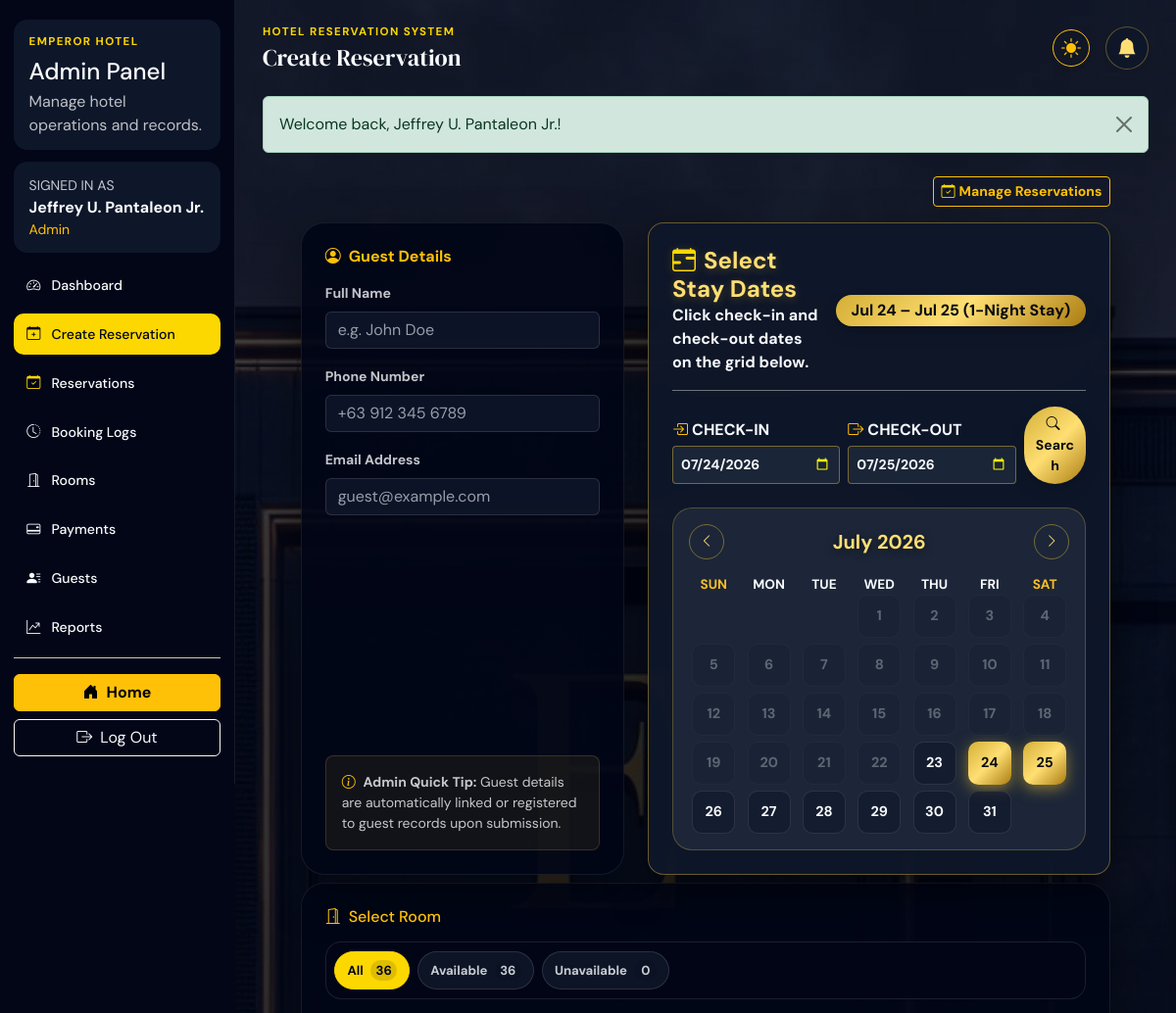
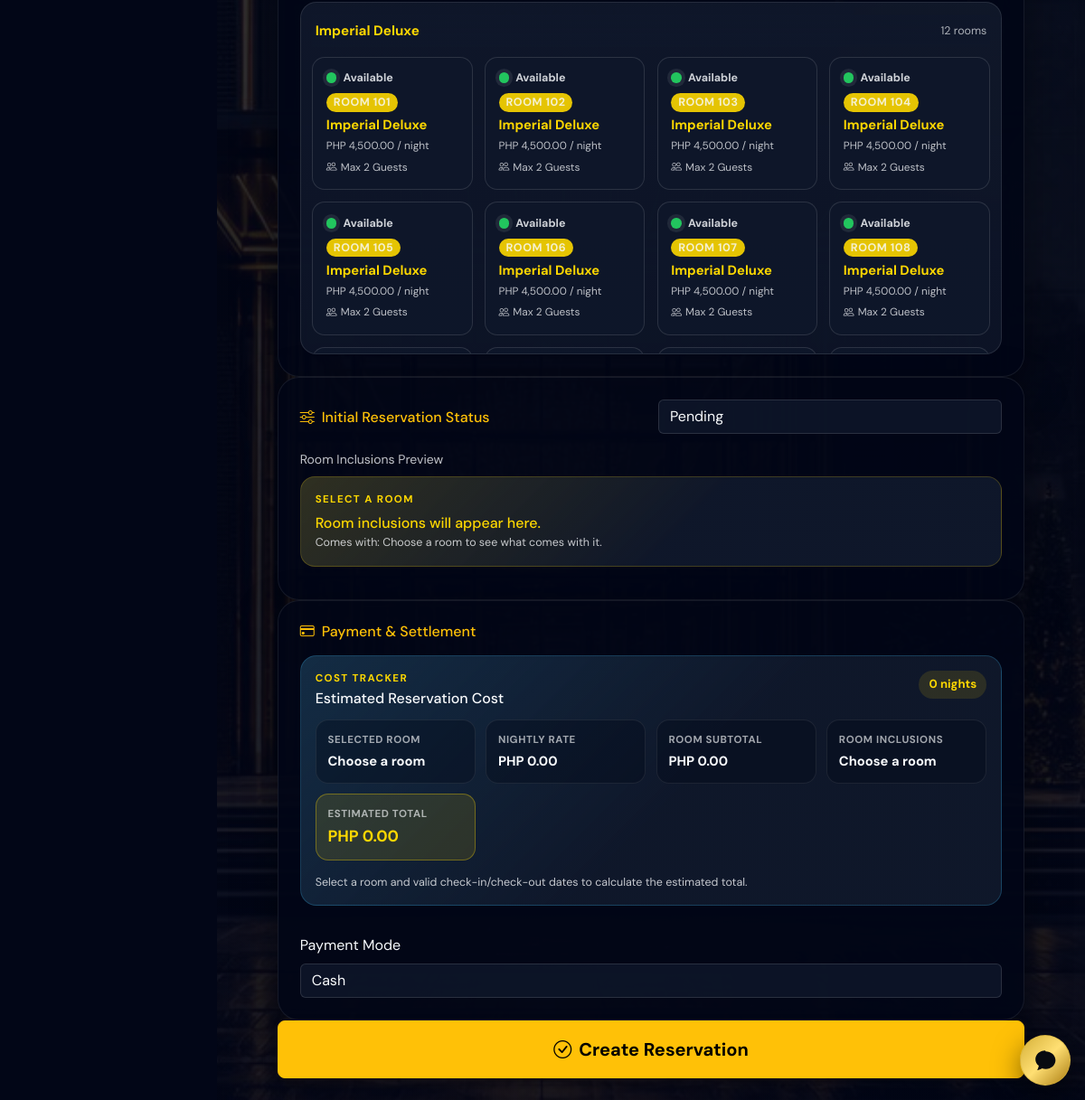
The page /public/admin/create-reservation.php (signed in) on the database its author committed (2 pictures, top to bottom).
### tables this page shows
CREATE TABLE IF NOT EXISTS rooms (
    room_id INT AUTO_INCREMENT PRIMARY KEY,
    room_number VARCHAR(10) NOT NULL UNIQUE,
    room_type ENUM('Imperial Deluxe', 'Royal Executive', 'Emperor Presidential') NOT NULL,
    floor INT NOT NULL,
    price_per_night DECIMAL(10,2) NOT NULL,
    bed_type VARCHAR(50) DEFAULT 'King Bed',
    max_capacity INT NOT NULL DEFAULT 2,
    view_type VARCHAR(100) DEFAULT 'City View',
    status ENUM('Available', 'Reserved', 'Occupied', 'Cleaning', 'Maintenance') NOT NULL DEFAULT 'Available',
    created_at TIMESTAMP DEFAULT CURRENT_TIMESTAMP
);

### app/helpers/auth.php (called while the page is built, shortened)
<?php
function e(string|null|int|float $value): string
{
    return htmlspecialchars((string) $value, ENT_QUOTES, 'UTF-8');
}
function formatMoney(float $amount): string
{
    return 'PHP ' . number_format($amount, 2);
}

### app/models/Room.php (called while the page is built, shortened)
<?php
class Room
{
    public static function types(): array
    {
        return self::ROOM_TYPES;
    }
    public function all(): array
    {
        $statement = $this->db->query('SELECT * FROM rooms ORDER BY floor ASC, room_number ASC');
        return $statement->fetchAll();
    }
}

### public/includes/bootstrap.php (called while the page is built, shortened)
<?php
require_once APP_ROOT . '/app/helpers/auth.php';
spl_autoload_register(static function (string $className): void {
    $modelPath = APP_ROOT . '/app/models/' . $className . '.php';
});

### app/models/Reservation.php (called while the page is built, shortened)
<?php
class Reservation
{
    public function dateRangeIsValid(string $checkIn, string $checkOut): bool
    {
        try {
            $this->validateDates($checkIn, $checkOut);
        } catch (RuntimeException) {
            return false;
        }
        return true;
    }
    private function validateDates(string $checkIn, string $checkOut): void
    {
        if ($checkIn === '' || $checkOut === '') {
            throw new RuntimeException('Check-in and check-out dates are required.');
        }
    }
}

### public/includes/room_catalog.php (called while the page is built, shortened)
<?php
function roomIncludedPerksForType(string $roomType): array
{
    $catalog = roomCatalog();
    return array_values($catalog[$roomType]['included_perks'] ?? []);
}
function roomIncludedPerksText(string $roomType): string
{
    $perks = roomIncludedPerksForType($roomType);
    return $perks ? implode(', ', $perks) : 'Standard room amenities';
}

### public/includes/room_selection.php (the view, shortened to what this page needs)
<?php
function groupedRoomsByType(array $rooms): array
{
    $groupedRooms = array_fill_keys(Room::types(), []);
    foreach ($rooms as $room) {
        $roomType = (string) ($room['room_type'] ?? '');
        $groupedRooms[$roomType][] = $room;
    }
    return array_filter(
        $groupedRooms,
        static fn (array $roomsForType): bool => count($roomsForType) > 0
    );
}
function renderRoomChoiceCards(array $rooms, ?int $selectedRoomId = null, bool $allowSelectedUnavailable = false, ?PDO $db = null): void
{
    static $pickerCount = 0;
    $pickerCount++;
    $pickerId = 'roomPicker' . $pickerCount;
    $groupedRooms = groupedRoomsByType($rooms);
    $availableCount = 0;
    $unavailableCount = 0;
    foreach ($rooms as $room) {
        $isAvailable = array_key_exists('is_available_for_dates', $room)
            ? (bool) $room['is_available_for_dates']
            : (($room['status'] ?? '') === 'Available');
        if ($isAvailable) {
            $availableCount++;
        } else {
            $unavailableCount++;
        }
    }
    echo '<div class="room-picker" id="' . e($pickerId) . '" data-room-picker>';
    echo '<div class="room-picker__toolbar" aria-label="Room filters">';
    echo '<button class="room-filter-button active" type="button" data-room-filter="all">All <span data-room-filter-count="all">' . e(count($rooms)) . '</span></button>';
    echo '<button class="room-filter-button" type="button" data-room-filter="available">Available <span data-room-filter-count="available">' . e($availableCount) . '</span></button>';
    echo '<button class="room-filter-button" type="button" data-room-filter="unavailable">Unavailable <span data-room-filter-count="unavailable">' . e($unavailableCount) . '</span></button>';
    echo '</div>';
    echo '<div class="room-picker__viewport">';
    echo '<div class="room-choice-categories">';
    foreach ($groupedRooms as $roomType => $roomsForType) {
        echo '<section class="room-choice-category" data-room-category>';
        echo '<div class="room-choice-category__head">';
        echo '<h4>' . e($roomType) . '</h4>';
        echo '<span>' . e(count($roomsForType)) . ' rooms</span>';
        echo '</div>';
        echo '<div class="room-choice-grid">';
        foreach ($roomsForType as $room) {
            $roomId = (int) $room['room_id'];
            $status = (string) $room['status'];
            $displayStatus = (string) ($room['availability_label'] ?? $status);
            $includedPerks = function_exists('roomIncludedPerksText') ? roomIncludedPerksText($roomType) : 'Standard room amenities';
            $isAvailable = array_key_exists('is_available_for_dates', $room)
                ? (bool) $room['is_available_for_dates']
                : $status === 'Available';
            $inputId = 'room_choice_' . $roomId;
            $cardClass = 'room-choice-card';
            $statusClass = $isAvailable ? 'is-available' : 'is-unavailable';
            echo '<label class="' . e($cardClass) . '" for="' . e($inputId) . '" data-room-card data-room-id="' . e($roomId) . '" data-room-availability="' . e($isAvailable ? 'available' : 'unavailable') . '" data-room-number="' . e($room['room_number']) . '" data-room-type="' . e($roomType) . '" data-room-price="' . e((float) $room['price_per_night']) . '" data-room-included-perks="' . e($includedPerks) . '">';
            echo '<span class="room-choice-card__top">';
            echo '<span class="room-status-dot ' . e($statusClass) . '" data-room-status-dot aria-hidden="true"></span>';
            echo '<span class="room-choice-card__status" data-room-status-label>' . e($displayStatus) . '</span>';
            echo '</span>';
            echo '<span class="room-choice-card__room-number">Room ' . e($room['room_number']) . '</span>';
            echo '<strong>' . e($roomType) . '</strong>';
            $maxCapacity = (int) ($room['max_capacity'] ?? ($roomType === 'Emperor Presidential' ? 6 : ($roomType === 'Royal Executive' ? 4 : 2)));
            echo '<small>' . e(formatMoney((float) $room['price_per_night'])) . ' / night</small>';
            echo '<small><i class="bi bi-people me-1"></i>Max ' . e($maxCapacity) . ' Guests</small>';
            echo '</label>';
        }
        echo '</div>';
        echo '</section>';
    }
    echo '</div>';
    echo '</div>';
    echo '</div>';
}
function renderRoomInclusionPreview(?string $selectedRoomType = null): void
{
    $includedPerks = $selectedRoomType && function_exists('roomIncludedPerksText')
        ? roomIncludedPerksText($selectedRoomType)
        : null;
    echo '<div class="room-inclusion-preview" data-room-inclusions-preview>';
    echo '<p class="eyebrow mb-1" data-room-inclusions-label>' . e($selectedRoomType ? $selectedRoomType : 'Select a room') . '</p>';
    echo '<h4 data-room-inclusions-name>' . e($selectedRoomType ? 'Included with this room type' : 'Room inclusions will appear here.') . '</h4>';
    echo '<p class="muted-copy mb-0">Comes with: <span data-room-inclusions-list>' . e($includedPerks ?? 'Choose a room to see what comes with it.') . '</span></p>';
    echo '</div>';
}
function renderReservationCostTracker(): void
{
    echo '<div class="cost-tracker" data-cost-tracker>';
    echo '<div class="cost-tracker__head">';
    echo '<div>';
    echo '<p class="eyebrow mb-1">Cost Tracker</p>';
    echo '<h4 class="mb-0">Estimated Reservation Cost</h4>';
    echo '</div>';
    echo '<span class="badge-soft" data-cost-nights>0 nights</span>';
    echo '</div>';
    echo '<div class="cost-tracker__grid">';
    echo '<div><span>Selected room</span><strong data-cost-room>Choose a room</strong></div>';
    echo '<div><span>Nightly rate</span><strong data-cost-rate>PHP 0.00</strong></div>';
    echo '<div><span>Room subtotal</span><strong data-cost-subtotal>PHP 0.00</strong></div>';
    echo '<div><span>Room inclusions</span><strong data-cost-included>Choose a room</strong></div>';
    echo '<div class="cost-tracker__total"><span>Estimated total</span><strong data-cost-total>PHP 0.00</strong></div>';
    echo '</div>';
    echo '<p class="muted-copy small mb-0" data-cost-note>Select a room and valid check-in/check-out dates to calculate the estimated total.</p>';
    echo '</div>';
}

### rows shown on the page
rooms: status "Available", room_number "101", roomType "Imperial Deluxe", price_per_night "PHP 4,500.00", max_capacity "2"
rooms: status "Available", room_number "102", roomType "Imperial Deluxe", price_per_night "PHP 4,500.00", max_capacity "2"
rooms: status "Available", room_number "103", roomType "Imperial Deluxe", price_per_night "PHP 4,500.00", max_capacity "2"
rooms: status "Available", room_number "104", roomType "Imperial Deluxe", price_per_night "PHP 4,500.00", max_capacity "2"
rooms: status "Available", room_number "105", roomType "Imperial Deluxe", price_per_night "PHP 4,500.00", max_capacity "2"
rooms: status "Available", room_number "106", roomType "Imperial Deluxe", price_per_night "PHP 4,500.00", max_capacity "2"
rooms: status "Available", room_number "107", roomType "Imperial Deluxe", price_per_night "PHP 4,500.00", max_capacity "2"
rooms: status "Available", room_number "108", roomType "Imperial Deluxe", price_per_night "PHP 4,500.00", max_capacity "2"

### other values the page prints
$user['full_name'] "Jeffrey U. Pantaleon Jr."
$user['role'] "Admin"
$link['label'] "Dashboard"
$link['label'] "Create Reservation"
$link['label'] "Reservations"
$link['label'] "Booking Logs"
$link['label'] "Rooms"
$link['label'] "Payments"
$link['label'] "Guests"
$link['label'] "Reports"
$title "Create Reservation"
$message['message'] "Welcome back, Jeffrey U. Pantaleon Jr.!"
count($rooms) "36"
$availableCount "36"
$unavailableCount "0"
